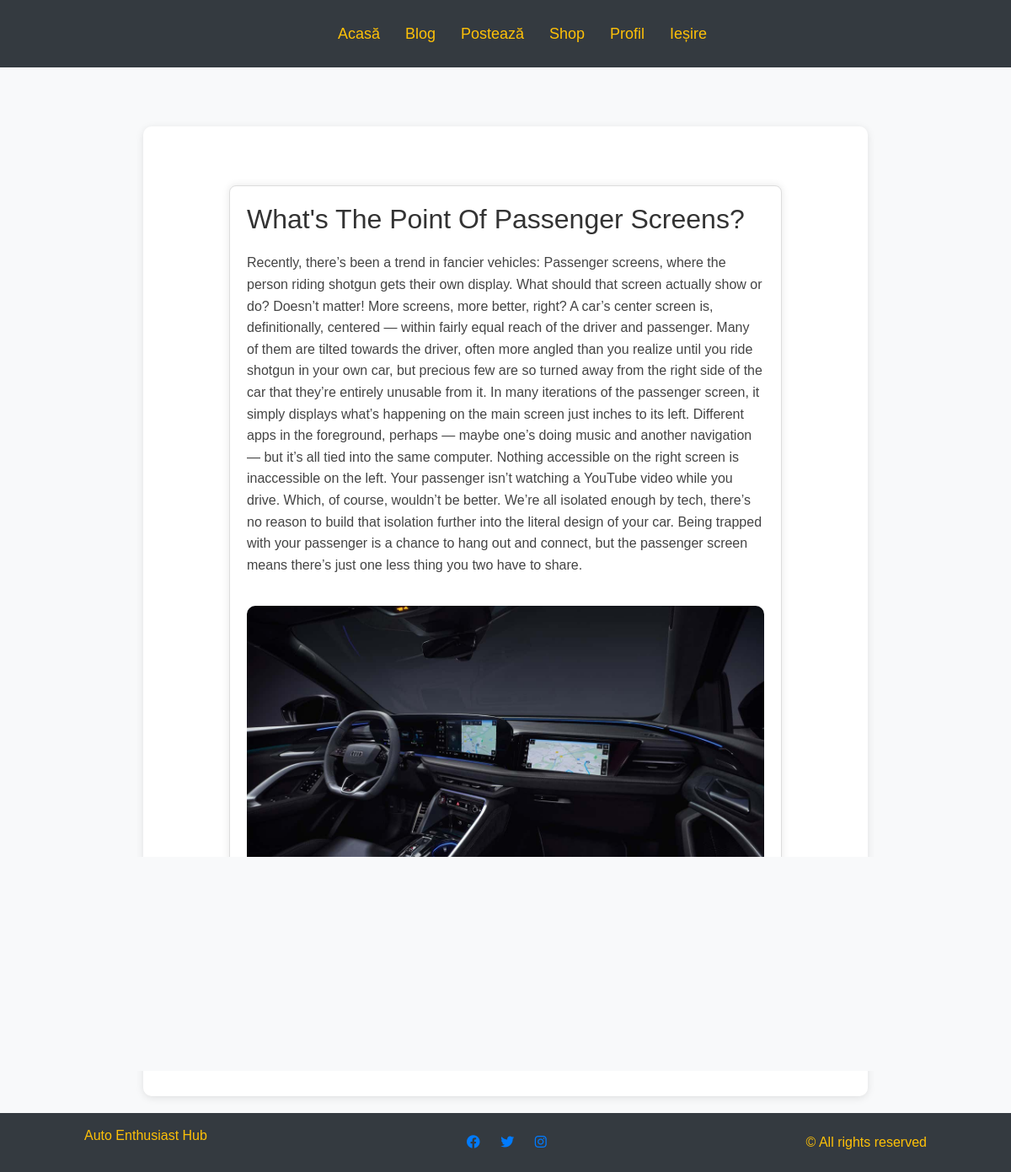
The app's page /blog/post/35/ (signed in) with its own data.
### blog/models.py (models this page shows, shortened)
class Post(models.Model):
    title = models.CharField(max_length=200)
    summary = models.TextField(default='insert')
    content = models.TextField()
    date_posted = models.DateTimeField(default=timezone.now)
    author = models.ForeignKey(User, on_delete=models.CASCADE)
    image = models.ImageField(upload_to='media/blog_images/', blank=True, null=True)

### users/models.py (models this page shows, shortened)
class Profile(models.Model):
    user = models.OneToOneField(User, on_delete=models.CASCADE)
    image = models.ImageField(default='default.png', upload_to='profile_pics')

### blog/views.py (the view)
# urls.py: path('post/<int:pk>/', PostDetailView.as_view(), name="blog-detail"),
class PostDetailView(LoginRequiredMixin, DetailView):
    model = Post

### blog/templates/blog/post_detail.html (shortened to what this page needs)
{% extends 'main/base.html' %}
{% load crispy_forms_tags %}
{% block content %}
<section class="first-card">
  <article class="second-card">
    <div class="post">
      <h2>{{ object.title }}</h2>
      <p>{{ object.content }}</p>
      {% if object.image %}
        <img class="post-image" src="{{ object.image.url }}" alt="{{ object.title }} Image">
      {% endif %}
      <div class="post-footer">
        <img class="avatar" src="{{ object.author.profile.image.url }}" alt="Author Avatar">
        <div class="author-info">
          <a class="text-yellow-300" href="#">{{ object.author }}</a>
        </div>
        <small class="post-date">{{ object.date_posted }}</small>
      </div>
      {% if object.author == user %}
        <div class="button-container">
          <a href="{% url 'blog-update' object.id %}">
            <button type="button" class="btn btn-primary">
            </button>
          </a>
          <a href="{% url 'blog-delete' object.id %}">
            <button type="button" class="btn btn-danger">
            </button>
          </a>
        </div>
      {% endif %}
    </div>
  </article>
</section>
{% endblock content %}

### main/static/css/main.css (style rules this page uses)
:root { --primary-color: #E63946; --secondary-color: #2B2D2F; --tertiary-color: #003F5C; --fourth-color: linear-gradient(90deg, #C0C0C0 70%, #ffc107 70%), #E63946;; --fifth-color: #C0C0C0; --sixth-color: #36454F; --seventh-color: #FF6F00; --eight-color: #F5F5F5; }
body, html { box-sizing: border-box; margin: 0; padding: 0; min-height: 100vh; background-image: url("img/background.jpg"); background-size: cover; background-position: center; background-repeat: no-repeat; background-attachment: fixed; }
.button-container { display: flex; flex-direction: row; justify-content: center; align-items: center; gap: 10px; }
.button-container { align-items: center; }

### main/static/css/buttons.css (style rules this page uses)
body { font-family: "Cyber", sans-serif; }
.button-container { align-items: center; }

### main/static/css/post-detail.css (style rules this page uses)
body { font-family: 'Arial', sans-serif; background-color: #f8f9fa; color: #333; margin: 0; }
.first-card { max-width: 900px; margin: 0 auto; padding: 20px; }
.second-card { background-color: #fff; border-radius: 10px; box-shadow: 0 2px 10px rgba(0, 0, 0, 0.1); padding: 20px; position: relative; margin-top: 50px; }
.post h2 { font-size: 32px; margin-bottom: 10px; color: #333; }
.post p { line-height: 1.6; color: #444; }
.post-image { width: 100%; height: auto; max-width: 700px; border-radius: 10px; margin-top: 20px; }
.post-footer { display: flex; align-items: center; margin-top: 20px; border-top: 1px solid #ccc; padding-top: 10px; }
.avatar { width: 40px; height: 40px; border-radius: 50%; margin-right: 10px; }
.author-info { display: flex; flex-direction: column; }
.text-yellow-300 { color: #fbbf24; font-weight: bold; text-decoration: none; }
.post-date { margin-left: auto; font-size: 14px; color: #666; }
.button-container { margin-top: 30px; text-align: center; }
.button-container a { margin: 5px; text-decoration: none; }
.btn { padding: 10px 20px; border-radius: 5px; font-size: 16px; cursor: pointer; transition: background-color 0.3s; }
.btn-primary { background-color: #007bff; border: none; color: white; }
.btn-danger { background-color: #dc3545; border: none; color: white; }

### main/static/css/item-detail.css (style rules this page uses)
.post { margin-top: 50px; width: 80%; max-width: 800px; margin: 50px auto; padding: 20px; border: 1px solid #ddd; border-radius: 8px; box-shadow: 0px 0px 10px rgba(0, 0, 0, 0.1); background-color: #fff; }

### main/static/css/profile.css (style rules this page uses)
body { font-family: Arial, sans-serif; margin: 0; padding: 0; }
.button-container { margin-top: 20px; text-align: center; }

### main/static/css/profile-update.css (style rules this page uses)
body { font-family: Arial, sans-serif; margin: 0; padding: 0; }
.button-container { margin-top: 20px; text-align: center; }

### records on screen
Post: title "What's The Point Of Passenger Screens?", content "Recently, there’s been a trend in fancier vehicles: Passenger screens, where the person riding shotgun gets their own display. What should that screen actually show or do? Doesn’t matter! More screens, more better, right? A car’s center screen is, definitionally, centered — within fairly equal reach of the driver and passenger. Many of them are tilted towards the driver, often more angled than you realize until you ride shotgun in your own car, but precious few are so turned away from the right side of the car that they’re entirely unusable from it. In many iterations of the passenger screen, it simply displays what’s happening on the main screen just inches to its left. Different apps in…", image (picture), author.profile.image (picture)
